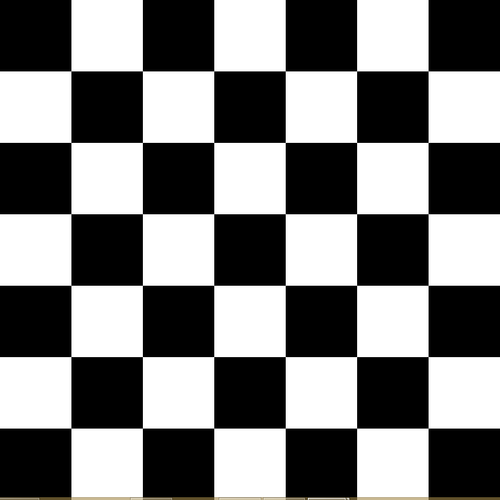
#> input picture python/lib/images/blacktable.png, 500 x 500 px
$ python 25.houghline.py   (Python 2 division)
#> lines starting #> are read from the running program, lines starting #| are printed output that depends on the picture; after the words box and inside, x2 and y2 are one past the last pixel; in counts of white or black regions, pixels touching at a corner belong together
# coding: utf-8
import cv2 as cv
import numpy as np
from matplotlib import pyplot as plt


class Example(object):

    @classmethod
    def line_detect_by_houghlines(cls):
        hand_img = cv.imread('../lib/images/blacktable.png', 1)
        hand_gray = cv.cvtColor(hand_img, cv.COLOR_BGR2GRAY)
        hand_edges = cv.Canny(hand_gray, 50, 150, apertureSize=3)

        lines = cv.HoughLines(hand_edges, 1, np.pi/280, 200)
        print lines
        for line in lines:
            rho, theta = line[0]
            a = np.cos(theta)
            b = np.sin(theta)
            x0 = a*rho
            y0 = b*rho
            x1 = int(x0 + 500*(-b))
            y1 = int(y0 + 500*(a))
            x2 = int(x0 - 500*(-b))
            y2 = int(y0 - 500*(a))

            cv.line(hand_img, (x1, y1), (x2, y2), (0, 0, 255), 2)

        cv.imshow("hand_img", hand_img)
        cv.waitKey(0)
        cv.destroyAllWindows()

    @classmethod
    def line_detect_by_houghlinesp(cls):
        hand_img = cv.imread('../lib/images/blacktable.png', 1)
#> hand_img is the input picture: shape (500, 500, 3); mean B, G, R 124.9, 125, 125.1
        hand_gray = cv.cvtColor(hand_img, cv.COLOR_BGR2GRAY)
        hand_edges = cv.Canny(hand_gray, 50, 150, apertureSize=3)
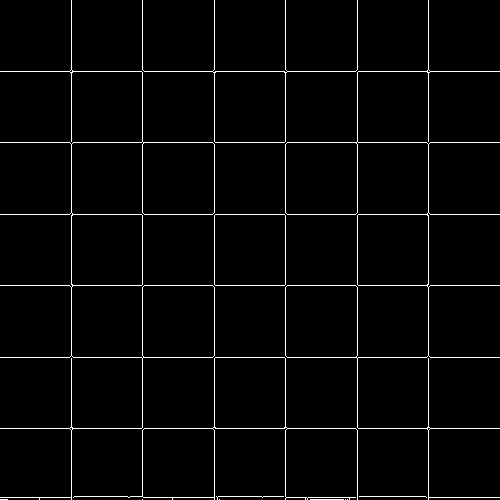
#> hand_edges: shape (500, 500); 2.6% white in thin lines or dots

        lines = cv.HoughLinesP(hand_edges, 1, np.pi/180, 100, 0, 10)
#> lines = 53 rows, first 6: [428, 284, 428, 215], [287, 428, 355, 428], [71, 69, 71, 0], [73, 142, 141, 142], [214, 427, 214, 358], [358, 285, 427, 285]
        for line in lines:
            x0, y0, x1, y1 = line[0]
            cv.line(hand_img, (x0, y0), (x1, y1), (0, 0, 255), 2)
#> this loop made 53 passes
#> (x0, y0, x1, y1) on passes 1 to 12: (428, 284, 428, 215), (287, 428, 355, 428), (71, 69, 71, 0), (73, 142, 141, 142), (214, 427, 214, 358), (358, 285, 427, 285), (215, 214, 284, 214), (215, 71, 284, 71), (215, 357, 284, 357), (285, 427, 285, 358), (142, 141, 142, 72), (357, 427, 357, 358)
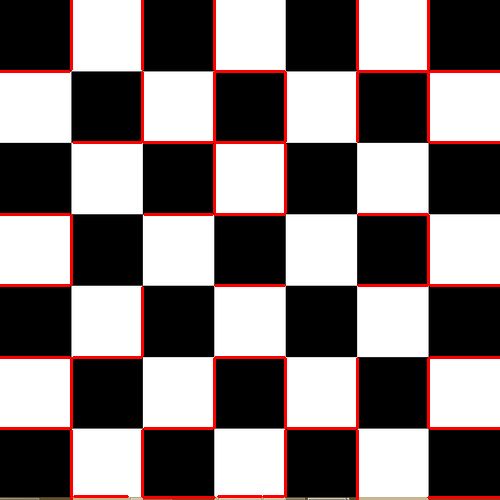
#> hand_img: shape (500, 500, 3); 4.35% of pixels changed, all inside (x1, y1, x2, y2) = (0, 0, 500, 500)

        cv.imshow("hand_img", hand_img)
        cv.waitKey(0)
        cv.destroyAllWindows()


if __name__ == "__main__":
    # Example.line_detect_by_houghlines()
    Example.line_detect_by_houghlinesp()
